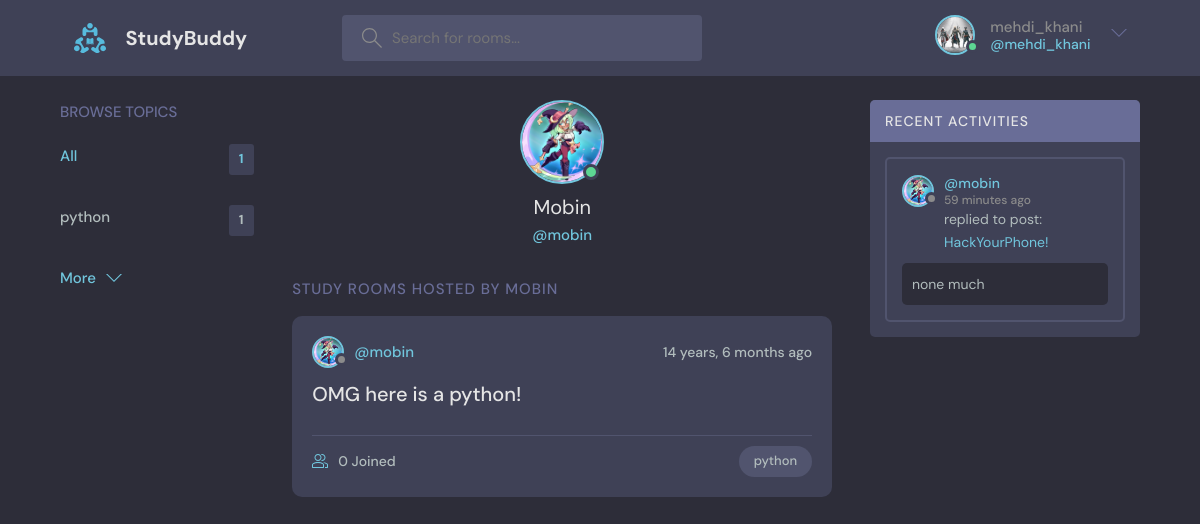
Screenshot of /user-profile/1 (signed in) with the database file from the repository.
### first_app/models.py (models this page shows)
class UserProfile(models.Model):
    user = OneToOneField(to=User, on_delete=models.CASCADE, related_name="user_profile")
    image = ImageField(
        upload_to="profile_pics/", default=os.path.join(MEDIA_ROOT, "profile_pics", "avatar.svg"))
    @property
    def get_image_url(self):
        url = self.image.url
        print("ImageUrl: ", url)
        if self.image.url:
            return url

class Topic(models.Model):
    name = CharField(max_length=200, unique=True)
    def __str__(self):
        return self.name

class Room(models.Model):
    host = ForeignKey(to=User, on_delete=models.SET_NULL, null=True)  # type: ignore
    topic = ForeignKey(to=Topic, on_delete=models.SET_NULL, null=True)
    name = CharField(max_length=200)
    description = TextField(null=True, blank=True)
    participants = ManyToManyField(to=User, related_name="participants", blank=True)
    updated = DateTimeField(auto_now=True)
    created = DateTimeField(auto_now_add=True)
    class Meta:
        ordering = ["-created", "-updated"]
    def __str__(self):
        return self.name

class Message(models.Model):
    user = ForeignKey(to=User, on_delete=models.CASCADE)
    room = ForeignKey(to=Room, on_delete=models.CASCADE)
    body = TextField()
    updated = DateTimeField(auto_now=True)
    created = DateTimeField(auto_now_add=True)
    def __str__(self):
        return self.body[0:50]
    class Meta:
        ordering = ["-created", "-updated"]

### first_app/views.py (the view)
# urls.py: path("user-profile/<str:primary_key>", views.user_profile, name="user_profile"),
def user_profile(request, primary_key):
    def get_topics(rooms):
        topics = []
        topics_count = {}
        for room in rooms:
            topic = room.topic
            if topic not in topics:
                topics.append(topic)
                topics_count[topic.name] = 1
            else:
                topics_count[topic.name] += 1
        return topics, topics_count
    user = User.objects.get(id=primary_key)
    if request.user.id == user.id:  # type: ignore
        if not request.user.is_authenticated:
            return redirect(to="login")
    q = request.GET.get("q")
    all_rooms = Room.objects.filter(host__id=primary_key)
    rooms = (
        all_rooms
        if not q
        else all_rooms.filter(
            Q(topic__name__icontains=q) | Q(name__icontains=q)
        )
    )
    topics, topics_count = get_topics(all_rooms)
    room_messages = Message.objects.filter(user__id=primary_key)
    url = reverse("user_profile", args=primary_key)
    context = {
        "view_name": user_profile.__name__,
        "user": user,
        "rooms": rooms,
        "topics": topics,
        "topics_count": topics_count,
        "room_messages": room_messages,
        "rooms_count_all": all_rooms.count(),
        "url": url,
    }
    return render(request, "first_app/user_profile.html", context)

### first_app/templates/first_app/user_profile.html (shortened to what this page needs)
{% extends 'base.html' %}
{% load static %}
{% block content %}
  <main class="profile-page layout layout--3">
    <div class="container">
      {% include 'first_app/componets/topics_componet.html' %}
      <div class="roomList">
        <div class="profile">
          <div class="profile__avatar">
            <div class="avatar avatar--large active">
              <img src="{{user.user_profile.get_image_url}}" />
            </div>
          </div>
          <div class="profile__info">
            <h3>{{user.username|capfirst}}</h3>
            <p>@{{user.username}}</p>
          </div>
        </div>
        <div class="roomList__header">
          <div>
            <h2>Study Rooms Hosted by {{user.username}}</a>
            </h2>
          </div>
        </div>
        {% include 'first_app/componets/feed_componet.html' %}
      </div>
      {% include 'first_app/componets/activity_componet.html' %}
    </div>
  </main>
{% endblock content %}

### templates/navbar.html (shortened to what this page needs)
{% load static %}
<header class="header header--loggedIn">
  <div class="container">
    <a href="{% url 'home' %}" class="header__logo">
      <img src="{% static 'images/logo.svg' %}" />
      <h1>StudyBuddy</h1>
    </a>
    <form class="header__search" method="GET" action="{{url}}">
      <label>
        <input placeholder="Search for rooms..." name="q" />
      </label>
    </form>
    <nav class="header__menu">
      {% if request.user.is_authenticated %}
      <div class="header__user">
        <a href="{% url 'user_profile' request.user.id %}">
          <div class="avatar avatar--medium active">
            <img src="{{request.user.user_profile.get_image_url}}" />
          </div>
          <p>
            {{request.user.username}} <span>@{{request.user.username}}</span>
          </p>
        </a>
        <button class="dropdown-button">
          <svg
            version="1.1"
            xmlns="http://www.w3.org/2000/svg"
            width="32"
            height="32"
            viewBox="0 0 32 32"
          >
            <title>chevron-down</title>
            <path d="M16 21l-13-13h-3l16 16 16-16h-3l-13 13z"></path>
          </svg>
        </button>
      </div>
      {% else %}
      <a href="{% url 'login' %}">
        <img src="{% static 'images/avatar.svg' %}" />
        <p>Login</p>
      </a>
      {% endif %}
    </nav>
  </div>
</header>

### first_app/templates/first_app/componets/topics_componet.html
{% load first_app_extras %}
    <div class="topics">
      <div class="topics__header">
        <h2>Browse Topics</h2>
      </div>
      <ul class="topics__list">
        <li>
          <a href="{{url}}" class="active">All <span>{{rooms_count_all}}</span></a>
        </li>
        {% for topic in topics %}
        <li>
          <a href="{{url}}?q={{topic.name}}">{{topic.name}} <span>
            {% if view_name == "home" %}
            {{topic.room_set.all.count}}
            {% else %}
            {{topics_count | get_dict_value:topic.name}}
            {% endif %}
          </span>
        </a>
        </li>
        {% endfor %}
      <a class="btn btn--link" href="{% url 'topics' %}">
        More
        <svg version="1.1" xmlns="http://www.w3.org/2000/svg" width="32" height="32" viewBox="0 0 32 32">
          <title>chevron-down</title>
          <path d="M16 21l-13-13h-3l16 16 16-16h-3l-13 13z"></path>
        </svg>
      </a>
    </div>

### first_app/templates/first_app/componets/feed_componet.html (shortened to what this page needs)
{% for room in rooms %}
  <div class="roomListRoom">
    <div class="roomListRoom__header">
      <a href="{% url 'user_profile' room.host.id %}" class="roomListRoom__author">
        <div class="avatar avatar--small">
          <img src="{{room.host.user_profile.get_image_url}}" />
        </div>
        <span>@{{room.host.username}}</span>
      </a>
      <div class="roomListRoom__actions">
        <span>{{room.created | timesince}} ago</span>
      </div>
    </div>
    <div class="roomListRoom__content">
      <a href="{% url 'room' room.id %}">{{room}}</a>
    </div>
    <div class="roomListRoom__meta">
      <a href="{% url 'room' room.id %}" class="roomListRoom__joined">
        {{room.participants.all.count}} Joined
      </a>
      <p class="roomListRoom__topic">{{room.topic}}</p>
    </div>
  </div>
{% endfor %}

### first_app/templates/first_app/componets/activity_componet.html (shortened to what this page needs)
    <div class="activities">
      <div class="activities__header">
        <h2>Recent Activities</h2>
      </div>
      {% for message in room_messages %}
      <div class="activities__box">
        <div class="activities__boxHeader roomListRoom__header">
          <a href="{% url 'user_profile' message.user.id %}" class="roomListRoom__author">
            <div class="avatar avatar--small">
              <img src="{{message.user.user_profile.get_image_url}}" />
            </div>
            <p>
              @{{message.user.username}}
              <span>{{message.created | timesince}} ago</span>
            </p>
          </a>
        </div>
        <div class="activities__boxContent">
          <p>replied to post: <a href="{% url 'room' message.room.id %}">{{message.room.name}}</a></p>
          <div class="activities__boxRoomContent">
            {{message}}
          </div>
        </div>
      </div>
      {% endfor %}
    </div>

### rows the page displays
Topic: name "python", name "1"
Room: host.user_profile.get_image_url (picture), host.username "mobin", created "14 years, 6 months", name "OMG here is a python!", participants.all.count "0", topic "python"
Message: user.user_profile.get_image_url (picture), user.username "mobin", created "59 minutes", room.name "HackYourPhone!", body "none much"

### other values shown
{{ request.user.username }} "mehdi_khani"
{{ rooms_count_all }} "1"
{{ user.username|capfirst }} "Mobin"
{{ user.username }} "mobin"
{{ user.username }} "MOBIN"
